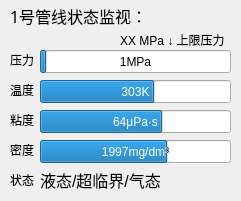
   <widget class="QWidget" name="widget_Pipeline_1" native="true">
    <property name="geometry">
     <rect>
      <x>510</x>
      <y>390</y>
      <width>241</width>
      <height>201</height>
     </rect>
    </property>
    <widget class="QLabel" name="label_8">
     <property name="geometry">
      <rect>
       <x>10</x>
       <y>80</y>
       <width>31</width>
       <height>20</height>
      </rect>
     </property>
     <property name="text">
      <string>温度</string>
     </property>
    </widget>
    <widget class="QProgressBar" name="Pressure_progressBar_1">
     <property name="geometry">
      <rect>
       <x>40</x>
       <y>50</y>
       <width>191</width>
       <height>23</height>
      </rect>
     </property>
     <property name="styleSheet">
      <string notr="true"/>
     </property>
     <property name="maximum">
      <number>30</number>
     </property>
     <property name="value">
      <number>1</number>
     </property>
     <property name="format">
      <string>%vMPa</string>
     </property>
    </widget>
    <widget class="QProgressBar" name="Temperature_progressBar_1">
     <property name="geometry">
      <rect>
       <x>40</x>
       <y>80</y>
       <width>191</width>
       <height>23</height>
      </rect>
     </property>
     <property name="styleSheet">
      <string notr="true"/>
     </property>
     <property name="minimum">
      <number>273</number>
     </property>
     <property name="maximum">
      <number>323</number>
     </property>
     <property name="value">
      <number>303</number>
     </property>
     <property name="format">
      <string>%vK</string>
     </property>
    </widget>
    <widget class="QLabel" name="label">
     <property name="geometry">
      <rect>
       <x>10</x>
       <y>50</y>
       <width>31</width>
       <height>20</height>
      </rect>
     </property>
     <property name="text">
      <string>压力</string>
     </property>
    </widget>
    <widget class="QLabel" name="label_3">
     <property name="geometry">
      <rect>
       <x>120</x>
       <y>30</y>
       <width>111</width>
       <height>20</height>
      </rect>
     </property>
     <property name="layoutDirection">
      <enum>Qt::LeftToRight</enum>
     </property>
     <property name="text">
      <string>XX MPa ↓ 上限压力</string>
     </property>
    </widget>
    <widget class="QLabel" name="label_15">
     <property name="geometry">
      <rect>
       <x>10</x>
       <y>0</y>
       <width>221</width>
       <height>31</height>
      </rect>
     </property>
     <property name="font">
      <font>
       <family>华文细黑</family>
       <pointsize>12</pointsize>
      </font>
     </property>
     <property name="text">
      <string>1号管线状态监视：</string>
     </property>
    </widget>
    <widget class="QProgressBar" name="Viscosity_progressBar_1">
     <property name="geometry">
      <rect>
       <x>40</x>
       <y>110</y>
       <width>191</width>
       <height>23</height>
      </rect>
     </property>
     <property name="styleSheet">
      <string notr="true"/>
     </property>
     <property name="value">
      <number>64</number>
     </property>
     <property name="format">
      <string>%vμPa·s</string>
     </property>
    </widget>
    <widget class="QLabel" name="label_21">
     <property name="geometry">
      <rect>
       <x>10</x>
       <y>110</y>
       <width>31</width>
       <height>20</height>
      </rect>
     </property>
     <property name="text">
      <string>粘度</string>
     </property>
    </widget>
    <widget class="QProgressBar" name="Density_progressBar_1">
     <property name="geometry">
      <rect>
       <x>40</x>
       <y>140</y>
       <width>191</width>
       <height>23</height>
      </rect>
     </property>
     <property name="styleSheet">
      <string notr="true"/>
     </property>
     <property name="minimum">
      <number>0</number>
     </property>
     <property name="maximum">
      <number>3000</number>
     </property>
     <property name="value">
      <number>1997</number>
     </property>
     <property name="format">
      <string>%vmg/dm³</string>
     </property>
    </widget>
    <widget class="QLabel" name="label_22">
     <property name="geometry">
      <rect>
       <x>10</x>
       <y>140</y>
       <width>31</width>
       <height>20</height>
      </rect>
     </property>
     <property name="text">
      <string>密度</string>
     </property>
    </widget>
    <widget class="QLabel" name="label_23">
     <property name="geometry">
      <rect>
       <x>10</x>
       <y>170</y>
       <width>31</width>
       <height>20</height>
      </rect>
     </property>
     <property name="text">
      <string>状态</string>
     </property>
    </widget>
    <widget class="QLabel" name="Status_label_1">
     <property name="geometry">
      <rect>
       <x>40</x>
       <y>170</y>
       <width>131</width>
       <height>20</height>
      </rect>
     </property>
     <property name="font">
      <font>
       <pointsize>12</pointsize>
      </font>
     </property>
     <property name="text">
      <string>液态/超临界/气态</string>
     </property>
    </widget>
   </widget>
